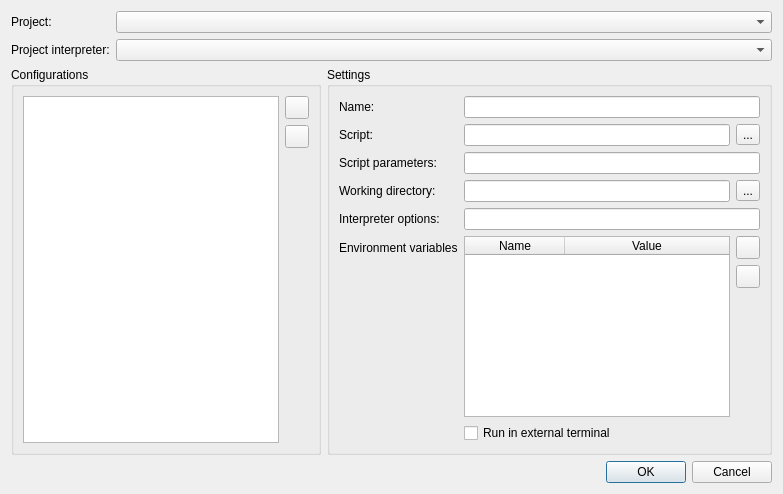
<?xml version="1.0" encoding="UTF-8"?>
<ui version="4.0">
 <class>Dialog</class>
 <widget class="QDialog" name="Dialog">
  <property name="geometry">
   <rect>
    <x>0</x>
    <y>0</y>
    <width>783</width>
    <height>494</height>
   </rect>
  </property>
  <property name="windowTitle">
   <string>Python run configuration</string>
  </property>
  <layout class="QVBoxLayout" name="verticalLayout">
   <item>
    <layout class="QFormLayout" name="formLayout">
     <property name="fieldGrowthPolicy">
      <enum>QFormLayout::AllNonFixedFieldsGrow</enum>
     </property>
     <property name="topMargin">
      <number>0</number>
     </property>
     <item row="1" column="0">
      <widget class="QLabel" name="label_prj_interpreter">
       <property name="text">
        <string>Project interpreter:</string>
       </property>
      </widget>
     </item>
     <item row="1" column="1">
      <widget class="QComboBox" name="combo_prj_interpreter">
       <property name="sizePolicy">
        <sizepolicy hsizetype="Expanding" vsizetype="Fixed">
         <horstretch>0</horstretch>
         <verstretch>0</verstretch>
        </sizepolicy>
       </property>
       <property name="toolTip">
        <string>Select project interpreter</string>
       </property>
      </widget>
     </item>
     <item row="0" column="0">
      <widget class="QLabel" name="label_project">
       <property name="text">
        <string>Project:</string>
       </property>
      </widget>
     </item>
     <item row="0" column="1">
      <widget class="QComboBox" name="cb_project">
       <property name="toolTip">
        <string>Select project to edit</string>
       </property>
      </widget>
     </item>
    </layout>
   </item>
   <item>
    <layout class="QHBoxLayout" name="horizontalLayout">
     <property name="topMargin">
      <number>0</number>
     </property>
    </layout>
   </item>
   <item>
    <layout class="QHBoxLayout" name="horizontalLayout_2">
     <property name="topMargin">
      <number>0</number>
     </property>
     <item>
      <widget class="QGroupBox" name="group_configs">
       <property name="sizePolicy">
        <sizepolicy hsizetype="Minimum" vsizetype="Preferred">
         <horstretch>0</horstretch>
         <verstretch>0</verstretch>
        </sizepolicy>
       </property>
       <property name="title">
        <string>Configurations</string>
       </property>
       <property name="flat">
        <bool>false</bool>
       </property>
       <property name="checkable">
        <bool>false</bool>
       </property>
       <layout class="QHBoxLayout" name="horizontalLayout_7" stretch="0,0">
        <property name="sizeConstraint">
         <enum>QLayout::SetDefaultConstraint</enum>
        </property>
        <item>
         <widget class="QListWidget" name="list_configs">
          <property name="sizePolicy">
           <sizepolicy hsizetype="Minimum" vsizetype="Expanding">
            <horstretch>0</horstretch>
            <verstretch>0</verstretch>
           </sizepolicy>
          </property>
          <property name="toolTip">
           <string>List of available run configurations</string>
          </property>
         </widget>
        </item>
        <item>
         <layout class="QVBoxLayout" name="verticalLayout_3">
          <property name="leftMargin">
           <number>0</number>
          </property>
          <item>
           <widget class="QToolButton" name="bt_add_cfg">
            <property name="sizePolicy">
             <sizepolicy hsizetype="Fixed" vsizetype="Fixed">
              <horstretch>0</horstretch>
              <verstretch>0</verstretch>
             </sizepolicy>
            </property>
            <property name="toolTip">
             <string>Add new configuration</string>
            </property>
            <property name="text">
             <string/>
            </property>
            <property name="icon">
             <iconset theme="list-add">
              <normaloff>../../Qidle/forms</normaloff>../../Qidle/forms</iconset>
            </property>
           </widget>
          </item>
          <item>
           <widget class="QToolButton" name="bt_rm_cfg">
            <property name="sizePolicy">
             <sizepolicy hsizetype="Fixed" vsizetype="Fixed">
              <horstretch>0</horstretch>
              <verstretch>0</verstretch>
             </sizepolicy>
            </property>
            <property name="toolTip">
             <string>Remove selected config</string>
            </property>
            <property name="text">
             <string/>
            </property>
            <property name="icon">
             <iconset theme="edit-delete">
              <normaloff>.</normaloff>.</iconset>
            </property>
           </widget>
          </item>
          <item>
           <spacer name="verticalSpacer_4">
            <property name="orientation">
             <enum>Qt::Vertical</enum>
            </property>
            <property name="sizeHint" stdset="0">
             <size>
              <width>20</width>
              <height>40</height>
             </size>
            </property>
           </spacer>
          </item>
         </layout>
        </item>
       </layout>
      </widget>
     </item>
     <item>
      <widget class="QGroupBox" name="group_settings">
       <property name="title">
        <string>Settings</string>
       </property>
       <layout class="QFormLayout" name="formLayout_2">
        <property name="fieldGrowthPolicy">
         <enum>QFormLayout::AllNonFixedFieldsGrow</enum>
        </property>
        <item row="0" column="0">
         <widget class="QLabel" name="label_7">
          <property name="text">
           <string>Name:</string>
          </property>
         </widget>
        </item>
        <item row="0" column="1">
         <widget class="QLineEdit" name="edit_name">
          <property name="toolTip">
           <string>Name of the configuration</string>
          </property>
         </widget>
        </item>
        <item row="1" column="0">
         <widget class="QLabel" name="label">
          <property name="text">
           <string>Script:</string>
          </property>
         </widget>
        </item>
        <item row="1" column="1">
         <layout class="QHBoxLayout" name="horizontalLayout_5">
          <property name="leftMargin">
           <number>0</number>
          </property>
          <item>
           <widget class="PathLineEdit" name="edit_script">
            <property name="toolTip">
             <string>Path to the script to run</string>
            </property>
           </widget>
          </item>
          <item>
           <widget class="QToolButton" name="bt_pick_script">
            <property name="toolTip">
             <string>Choose script</string>
            </property>
            <property name="text">
             <string>...</string>
            </property>
           </widget>
          </item>
         </layout>
        </item>
        <item row="2" column="0">
         <widget class="QLabel" name="label_2">
          <property name="text">
           <string>Script parameters:</string>
          </property>
         </widget>
        </item>
        <item row="2" column="1">
         <widget class="QLineEdit" name="edit_script_args">
          <property name="toolTip">
           <string>Script paramters</string>
          </property>
         </widget>
        </item>
        <item row="3" column="0">
         <widget class="QLabel" name="label_5">
          <property name="text">
           <string>Working directory:</string>
          </property>
         </widget>
        </item>
        <item row="3" column="1">
         <layout class="QHBoxLayout" name="horizontalLayout_6">
          <property name="leftMargin">
           <number>0</number>
          </property>
          <item>
           <widget class="PathLineEdit" name="edit_working_dir">
            <property name="toolTip">
             <string>Working directory</string>
            </property>
           </widget>
          </item>
          <item>
           <widget class="QToolButton" name="bt_pick_working_dir">
            <property name="toolTip">
             <string>Choose working dir</string>
            </property>
            <property name="text">
             <string>...</string>
            </property>
           </widget>
          </item>
         </layout>
        </item>
        <item row="4" column="0">
         <widget class="QLabel" name="label_4">
          <property name="text">
           <string>Interpreter options:</string>
          </property>
         </widget>
        </item>
        <item row="4" column="1">
         <widget class="QLineEdit" name="edit_intepreter_options">
          <property name="toolTip">
           <string>Interpreter options</string>
          </property>
         </widget>
        </item>
        <item row="5" column="0">
         <widget class="QLabel" name="label_6">
          <property name="text">
           <string>Environment variables</string>
          </property>
         </widget>
        </item>
        <item row="5" column="1">
         <layout class="QHBoxLayout" name="horizontalLayout_4">
          <item>
           <widget class="QTableWidget" name="table_env_vars">
            <property name="sizePolicy">
             <sizepolicy hsizetype="Expanding" vsizetype="Expanding">
              <horstretch>0</horstretch>
              <verstretch>1</verstretch>
             </sizepolicy>
            </property>
            <property name="toolTip">
             <string>Environment variables to set on the run process</string>
            </property>
            <property name="alternatingRowColors">
             <bool>false</bool>
            </property>
            <property name="selectionMode">
             <enum>QAbstractItemView::SingleSelection</enum>
            </property>
            <property name="selectionBehavior">
             <enum>QAbstractItemView::SelectRows</enum>
            </property>
            <property name="gridStyle">
             <enum>Qt::SolidLine</enum>
            </property>
            <property name="sortingEnabled">
             <bool>true</bool>
            </property>
            <property name="rowCount">
             <number>0</number>
            </property>
            <attribute name="horizontalHeaderCascadingSectionResizes">
             <bool>false</bool>
            </attribute>
            <attribute name="horizontalHeaderStretchLastSection">
             <bool>true</bool>
            </attribute>
            <attribute name="verticalHeaderVisible">
             <bool>false</bool>
            </attribute>
            <column>
             <property name="text">
              <string>Name</string>
             </property>
            </column>
            <column>
             <property name="text">
              <string>Value</string>
             </property>
            </column>
           </widget>
          </item>
          <item>
           <layout class="QVBoxLayout" name="verticalLayout_4">
            <property name="leftMargin">
             <number>0</number>
            </property>
            <item>
             <widget class="QToolButton" name="bt_add_env_var">
              <property name="toolTip">
               <string>Add a new environment variable</string>
              </property>
              <property name="text">
               <string/>
              </property>
              <property name="icon">
               <iconset theme="list-add">
                <normaloff>../../Qidle/forms</normaloff>../../Qidle/forms</iconset>
              </property>
             </widget>
            </item>
            <item>
             <widget class="QToolButton" name="bt_rm_env_var">
              <property name="toolTip">
               <string>Remove the selected environment variable</string>
              </property>
              <property name="text">
               <string/>
              </property>
              <property name="icon">
               <iconset theme="edit-delete">
                <normaloff>.</normaloff>.</iconset>
              </property>
             </widget>
            </item>
            <item>
             <spacer name="verticalSpacer_3">
              <property name="orientation">
               <enum>Qt::Vertical</enum>
              </property>
              <property name="sizeHint" stdset="0">
               <size>
                <width>20</width>
                <height>40</height>
               </size>
              </property>
             </spacer>
            </item>
           </layout>
          </item>
         </layout>
        </item>
        <item row="6" column="1">
         <widget class="QCheckBox" name="cb_run_in_external_terminal">
          <property name="toolTip">
           <string>Check this to run the script in an external terminal.</string>
          </property>
          <property name="text">
           <string>Run in external terminal</string>
          </property>
         </widget>
        </item>
       </layout>
      </widget>
     </item>
    </layout>
   </item>
   <item>
    <widget class="QDialogButtonBox" name="buttonBox">
     <property name="orientation">
      <enum>Qt::Horizontal</enum>
     </property>
     <property name="standardButtons">
      <set>QDialogButtonBox::Cancel|QDialogButtonBox::Ok</set>
     </property>
    </widget>
   </item>
  </layout>
 </widget>
 <customwidgets>
  <customwidget>
   <class>PathLineEdit</class>
   <extends>QLineEdit</extends>
   <header>hackedit.api.widgets</header>
  </customwidget>
 </customwidgets>
 <tabstops>
  <tabstop>cb_project</tabstop>
  <tabstop>combo_prj_interpreter</tabstop>
  <tabstop>bt_add_cfg</tabstop>
  <tabstop>bt_rm_cfg</tabstop>
  <tabstop>edit_name</tabstop>
  <tabstop>edit_script</tabstop>
  <tabstop>bt_pick_script</tabstop>
  <tabstop>edit_script_args</tabstop>
  <tabstop>edit_working_dir</tabstop>
  <tabstop>bt_pick_working_dir</tabstop>
  <tabstop>edit_intepreter_options</tabstop>
  <tabstop>table_env_vars</tabstop>
  <tabstop>bt_add_env_var</tabstop>
  <tabstop>bt_rm_env_var</tabstop>
  <tabstop>list_configs</tabstop>
 </tabstops>
 <resources/>
 <connections>
  <connection>
   <sender>buttonBox</sender>
   <signal>accepted()</signal>
   <receiver>Dialog</receiver>
   <slot>accept()</slot>
   <hints>
    <hint type="sourcelabel">
     <x>224</x>
     <y>377</y>
    </hint>
    <hint type="destinationlabel">
     <x>157</x>
     <y>274</y>
    </hint>
   </hints>
  </connection>
  <connection>
   <sender>buttonBox</sender>
   <signal>rejected()</signal>
   <receiver>Dialog</receiver>
   <slot>reject()</slot>
   <hints>
    <hint type="sourcelabel">
     <x>292</x>
     <y>383</y>
    </hint>
    <hint type="destinationlabel">
     <x>286</x>
     <y>274</y>
    </hint>
   </hints>
  </connection>
 </connections>
</ui>
